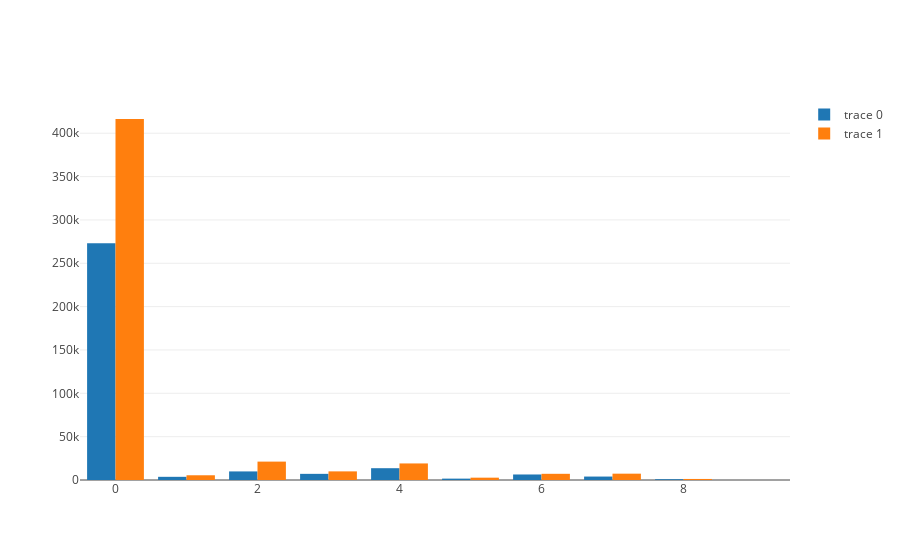

Notebook code cell kept with this figure:
### Code cell
bar_visualize(train, CATEGORY_FIELD, {TARGET_FIELD: ["sum", "count"]})

### Figure 1 — Plotly figure (JSON) as saved in the notebook; plotly's stock layout.template omitted (floating-point values rounded to 4 significant figures)
{"data": [{"type": "bar", "x": [0, 1, 2, 3, 4, 5, 6, 7, 8, 9], "y": [272997, 3670, 9900, 7095, 13608, 1584, 6369, 3965, 897, 18]}, {"type": "bar", "x": [0, 1, 2, 3, 4, 5, 6, 7, 8, 9], "y": [416425, 5456, 21216, 9948, 19104, 2687, 7140, 7306, 1197, 34]}], "layout": {}}
